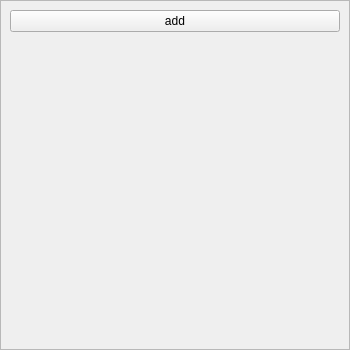
<?xml version="1.0" encoding="UTF-8"?>
<ui version="4.0">
 <class>NiippWidget</class>
 <widget class="QWidget" name="NiippWidget">
  <property name="geometry">
   <rect>
    <x>0</x>
    <y>0</y>
    <width>350</width>
    <height>350</height>
   </rect>
  </property>
  <property name="sizePolicy">
   <sizepolicy hsizetype="Preferred" vsizetype="Preferred">
    <horstretch>0</horstretch>
    <verstretch>0</verstretch>
   </sizepolicy>
  </property>
  <property name="minimumSize">
   <size>
    <width>250</width>
    <height>350</height>
   </size>
  </property>
  <property name="windowTitle">
   <string>Form</string>
  </property>
  <layout class="QVBoxLayout" name="verticalLayout">
   <property name="spacing">
    <number>6</number>
   </property>
   <property name="leftMargin">
    <number>0</number>
   </property>
   <property name="topMargin">
    <number>0</number>
   </property>
   <property name="rightMargin">
    <number>0</number>
   </property>
   <property name="bottomMargin">
    <number>0</number>
   </property>
   <item>
    <widget class="QScrollArea" name="scrollArea">
     <property name="widgetResizable">
      <bool>true</bool>
     </property>
     <widget class="QWidget" name="scrollAreaWidgetContents">
      <property name="geometry">
       <rect>
        <x>0</x>
        <y>0</y>
        <width>348</width>
        <height>348</height>
       </rect>
      </property>
      <layout class="QVBoxLayout" name="verticalLayout_2">
       <item>
        <widget class="QPushButton" name="pbAdd">
         <property name="styleSheet">
          <string notr="true">QPushButton:checked{
	
	background-color: rgb(255, 255, 0);
}</string>
         </property>
         <property name="text">
          <string>add</string>
         </property>
         <property name="icon">
          <iconset resource="../../app/images.qrc">
           <normaloff>:/images/Add.png</normaloff>:/images/Add.png</iconset>
         </property>
         <property name="checkable">
          <bool>true</bool>
         </property>
         <property name="checked">
          <bool>false</bool>
         </property>
        </widget>
       </item>
       <item>
        <spacer name="verticalSpacer">
         <property name="orientation">
          <enum>Qt::Vertical</enum>
         </property>
         <property name="sizeHint" stdset="0">
          <size>
           <width>20</width>
           <height>40</height>
          </size>
         </property>
        </spacer>
       </item>
      </layout>
     </widget>
    </widget>
   </item>
  </layout>
 </widget>
 <resources>
  <include location="../../app/images.qrc"/>
 </resources>
 <connections/>
</ui>
